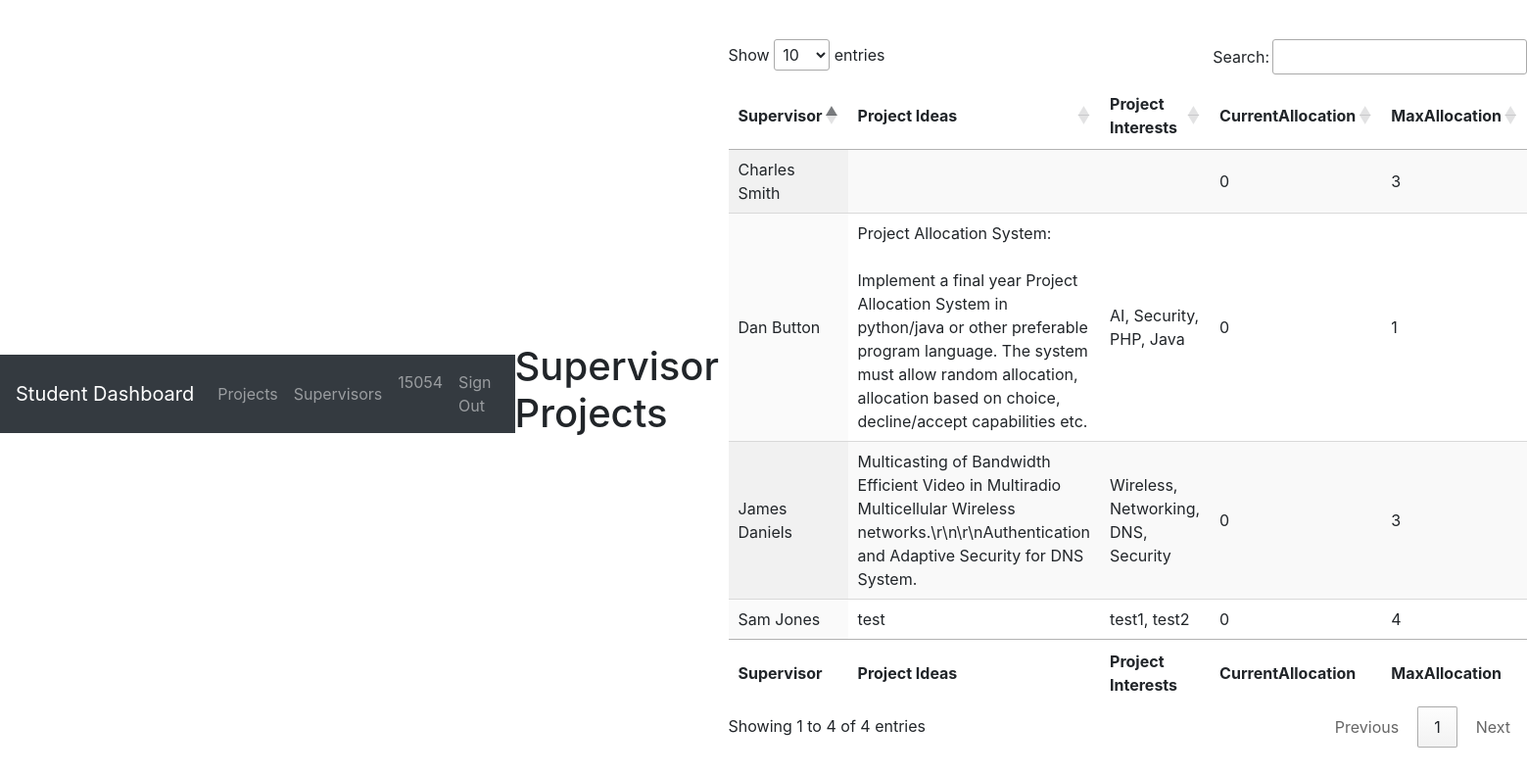
Screenshot of /studentDashboard/supervisors.php (signed in) with the database file from the repository.
### tables this page shows
CREATE TABLE `supervisors` (
  `Id` int(11) NOT NULL,
  `FirstName` varchar(20) NOT NULL,
  `LastName` varchar(20) NOT NULL,
  `SupervisorId` int(11) NOT NULL,
  `ProjectIdeas` text,
  `ProjectInterests` text,
  `CurrentAllocation` int(11) NOT NULL DEFAULT '0',
  `MaxAllocation` int(11) NOT NULL
);

### tables/displayAllSupervisorIdeas.php (the view, shortened to what this page needs)
<?php
$sql = "SELECT FirstName, LastName, ProjectIdeas, ProjectInterests, CurrentAllocation, MaxAllocation FROM supervisors";
$result = $db->query($sql);
while($row = $result->fetch_assoc()) {
    echo '<tr>';
    echo "<td>". $row["FirstName"] . " " . $row["LastName"] . "</td>";
    echo "<td>". nl2br($row["ProjectIdeas"]) . "</td>";
    echo "<td>". $row["ProjectInterests"] . "</td>";
    echo "<td>". $row["CurrentAllocation"] . "</td>";
    echo "<td>". $row["MaxAllocation"] . "</td>";
    echo "</tr>";
}
?>

### css/login.css (style rules this page uses)
body { display: flex; align-items: center; height: 100%; padding-top: 40px; padding-bottom: 40px; }

### rows the page displays
supervisors: FirstName "Dan", LastName "Button", ProjectIdeas "Project Allocation System: Implement a final year Project Allocation System in python/java or other preferable program language. The system must allow random allocation, allocation based on choice, decline/accept capabilities etc.", ProjectInterests "AI, Security, PHP, Java", CurrentAllocation "0", MaxAllocation "1"
supervisors: FirstName "James", LastName "Daniels", ProjectIdeas "Multicasting of Bandwidth Efficient Video in Multiradio Multicellular Wireless networks.\\r\\n\\r\\nAuthentication and Adaptive Security for DNS System.", ProjectInterests "Wireless, Networking, DNS, Security", CurrentAllocation "0", MaxAllocation "3"
supervisors: FirstName "Sam", LastName "Jones", ProjectIdeas "test", ProjectInterests "test1, test2", CurrentAllocation "0", MaxAllocation "4"
supervisors: FirstName "Charles", LastName "Smith", CurrentAllocation "0", MaxAllocation "3"

### other values shown
$_SESSION['login_user'] "15054"
